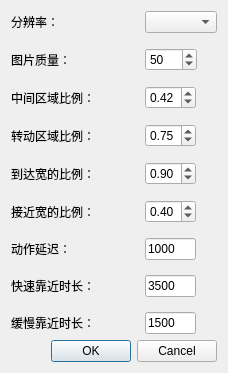
<?xml version="1.0" encoding="UTF-8"?>
<ui version="4.0">
 <class>ParameterSettingDialog</class>
 <widget class="QDialog" name="ParameterSettingDialog">
  <property name="geometry">
   <rect>
    <x>0</x>
    <y>0</y>
    <width>292</width>
    <height>351</height>
   </rect>
  </property>
  <property name="windowTitle">
   <string>Parameer Setting</string>
  </property>
  <layout class="QVBoxLayout" name="verticalLayout">
   <property name="sizeConstraint">
    <enum>QLayout::SetFixedSize</enum>
   </property>
   <item>
    <layout class="QGridLayout" name="gridLayout_2">
     <property name="verticalSpacing">
      <number>15</number>
     </property>
     <item row="7" column="0">
      <widget class="QLabel" name="label_6">
       <property name="text">
        <string>快速靠近时长：</string>
       </property>
      </widget>
     </item>
     <item row="6" column="1">
      <widget class="QLineEdit" name="delay_edit">
       <property name="sizePolicy">
        <sizepolicy hsizetype="Fixed" vsizetype="Fixed">
         <horstretch>0</horstretch>
         <verstretch>0</verstretch>
        </sizepolicy>
       </property>
       <property name="maximumSize">
        <size>
         <width>51</width>
         <height>16777215</height>
        </size>
       </property>
       <property name="text">
        <string>1000</string>
       </property>
      </widget>
     </item>
     <item row="6" column="0">
      <widget class="QLabel" name="label">
       <property name="text">
        <string>动作延迟：</string>
       </property>
      </widget>
     </item>
     <item row="5" column="1">
      <widget class="QDoubleSpinBox" name="access_spinbox">
       <property name="sizePolicy">
        <sizepolicy hsizetype="Fixed" vsizetype="Fixed">
         <horstretch>0</horstretch>
         <verstretch>0</verstretch>
        </sizepolicy>
       </property>
       <property name="minimum">
        <double>0.100000000000000</double>
       </property>
       <property name="maximum">
        <double>0.900000000000000</double>
       </property>
       <property name="singleStep">
        <double>0.100000000000000</double>
       </property>
       <property name="value">
        <double>0.400000000000000</double>
       </property>
      </widget>
     </item>
     <item row="2" column="1">
      <widget class="QDoubleSpinBox" name="center_spinBox">
       <property name="sizePolicy">
        <sizepolicy hsizetype="Fixed" vsizetype="Fixed">
         <horstretch>0</horstretch>
         <verstretch>0</verstretch>
        </sizepolicy>
       </property>
       <property name="minimum">
        <double>0.100000000000000</double>
       </property>
       <property name="maximum">
        <double>0.490000000000000</double>
       </property>
       <property name="singleStep">
        <double>0.010000000000000</double>
       </property>
       <property name="value">
        <double>0.420000000000000</double>
       </property>
      </widget>
     </item>
     <item row="2" column="0">
      <widget class="QLabel" name="label_4">
       <property name="text">
        <string>中间区域比例：</string>
       </property>
      </widget>
     </item>
     <item row="3" column="0">
      <widget class="QLabel" name="label_5">
       <property name="text">
        <string>转动区域比例：</string>
       </property>
      </widget>
     </item>
     <item row="4" column="0">
      <widget class="QLabel" name="label_10">
       <property name="text">
        <string>到达宽的比例：</string>
       </property>
      </widget>
     </item>
     <item row="1" column="0">
      <widget class="QLabel" name="label_3">
       <property name="text">
        <string>图片质量：</string>
       </property>
      </widget>
     </item>
     <item row="4" column="1">
      <widget class="QDoubleSpinBox" name="arrive_spinbox">
       <property name="sizePolicy">
        <sizepolicy hsizetype="Fixed" vsizetype="Fixed">
         <horstretch>0</horstretch>
         <verstretch>0</verstretch>
        </sizepolicy>
       </property>
       <property name="minimum">
        <double>0.100000000000000</double>
       </property>
       <property name="maximum">
        <double>1.000000000000000</double>
       </property>
       <property name="singleStep">
        <double>0.100000000000000</double>
       </property>
       <property name="value">
        <double>0.900000000000000</double>
       </property>
      </widget>
     </item>
     <item row="3" column="1">
      <widget class="QDoubleSpinBox" name="turn_spinbox">
       <property name="sizePolicy">
        <sizepolicy hsizetype="Fixed" vsizetype="Fixed">
         <horstretch>0</horstretch>
         <verstretch>0</verstretch>
        </sizepolicy>
       </property>
       <property name="minimum">
        <double>0.100000000000000</double>
       </property>
       <property name="maximum">
        <double>0.900000000000000</double>
       </property>
       <property name="singleStep">
        <double>0.010000000000000</double>
       </property>
       <property name="value">
        <double>0.750000000000000</double>
       </property>
      </widget>
     </item>
     <item row="5" column="0">
      <widget class="QLabel" name="label_11">
       <property name="text">
        <string>接近宽的比例：</string>
       </property>
      </widget>
     </item>
     <item row="1" column="1">
      <widget class="QSpinBox" name="quality_spinbox">
       <property name="sizePolicy">
        <sizepolicy hsizetype="Fixed" vsizetype="Fixed">
         <horstretch>0</horstretch>
         <verstretch>0</verstretch>
        </sizepolicy>
       </property>
       <property name="minimumSize">
        <size>
         <width>52</width>
         <height>0</height>
        </size>
       </property>
       <property name="minimum">
        <number>-1</number>
       </property>
       <property name="maximum">
        <number>100</number>
       </property>
       <property name="value">
        <number>50</number>
       </property>
      </widget>
     </item>
     <item row="7" column="1">
      <widget class="QLineEdit" name="quick_edit">
       <property name="sizePolicy">
        <sizepolicy hsizetype="Fixed" vsizetype="Fixed">
         <horstretch>0</horstretch>
         <verstretch>0</verstretch>
        </sizepolicy>
       </property>
       <property name="maximumSize">
        <size>
         <width>51</width>
         <height>16777215</height>
        </size>
       </property>
       <property name="text">
        <string>3500</string>
       </property>
      </widget>
     </item>
     <item row="8" column="0">
      <widget class="QLabel" name="label_7">
       <property name="text">
        <string>缓慢靠近时长：</string>
       </property>
      </widget>
     </item>
     <item row="8" column="1">
      <widget class="QLineEdit" name="slow_edit">
       <property name="sizePolicy">
        <sizepolicy hsizetype="Fixed" vsizetype="Fixed">
         <horstretch>0</horstretch>
         <verstretch>0</verstretch>
        </sizepolicy>
       </property>
       <property name="maximumSize">
        <size>
         <width>51</width>
         <height>16777215</height>
        </size>
       </property>
       <property name="text">
        <string>1500</string>
       </property>
      </widget>
     </item>
     <item row="0" column="0">
      <widget class="QLabel" name="label_2">
       <property name="text">
        <string>分辨率：</string>
       </property>
      </widget>
     </item>
     <item row="0" column="1">
      <widget class="QComboBox" name="comboBox"/>
     </item>
    </layout>
   </item>
   <item>
    <layout class="QHBoxLayout" name="horizontalLayout">
     <item>
      <spacer name="horizontalSpacer">
       <property name="orientation">
        <enum>Qt::Horizontal</enum>
       </property>
       <property name="sizeHint" stdset="0">
        <size>
         <width>40</width>
         <height>20</height>
        </size>
       </property>
      </spacer>
     </item>
     <item>
      <widget class="QDialogButtonBox" name="buttonBox">
       <property name="standardButtons">
        <set>QDialogButtonBox::Cancel|QDialogButtonBox::Ok</set>
       </property>
      </widget>
     </item>
    </layout>
   </item>
  </layout>
 </widget>
 <resources/>
 <connections/>
</ui>
